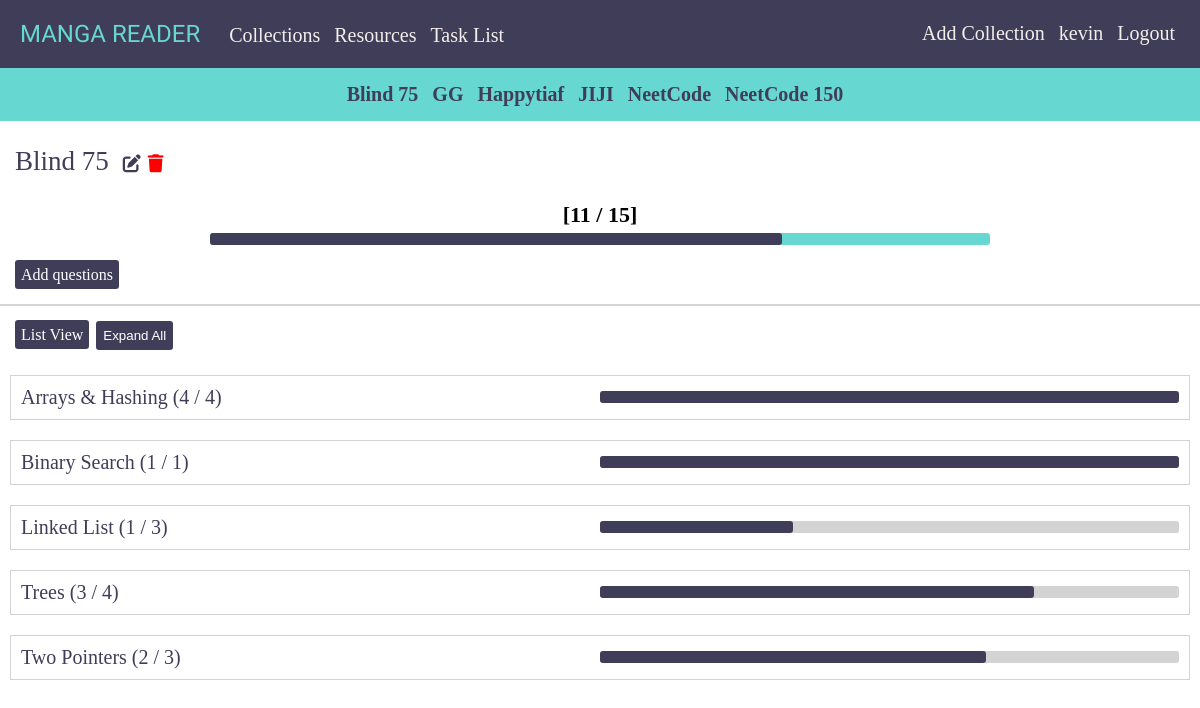
Screenshot of /collection-detail/44/ (signed in) with the database file from the repository.
### mangareader/models.py (models this page shows, shortened)
class Collection(models.Model):
    user = models.ForeignKey(User, on_delete=models.CASCADE, null=True, blank=True)
    name = models.CharField(max_length=200)
    questions = models.ManyToManyField(Question)
    custom = models.BooleanField(default=False)
    class Meta:
        ordering = ['name']
    def get_question_count(self):
        count = 0
        for question in self.questions.all():
            count += 1
        return count
    def get_question_completed(self):
        count = 0
        for question in self.questions.all():
            if question.complete == True:
                count += 1
        return count
    def initialize_topics(self):
        topics = []
        for question in self.questions.all():
            if question.topic not in topics:
                topics.append(question.topic)
        return topics
    def populate_topic(self, topic):
        topic_question_list = []
        for question in self.questions.all().order_by('difficulty_level'):
            if topic == question.topic:
                topic_question_list.append(question)
        return topic_question_list
    def get_topic_questions_complete(self, topic):
        count = 0
        for question in self.questions.all():
            if question.complete == True and question.topic == topic:
                count += 1
        return count
    def get_topic_questions_total(self, topic):
        count = 0
        for question in self.questions.all():
            if question.topic == topic:
                count += 1
        return count

class Question(models.Model):
    user = models.ForeignKey(User, on_delete=models.CASCADE, null=True, blank=True)
    name = models.CharField(max_length=200)
    topic = models.CharField(max_length=200)
    difficulty = models.CharField(max_length=100)
    difficulty_level = models.IntegerField()
    complete = models.BooleanField(default=False)
    link = models.URLField(max_length=200)
    class Meta:
        ordering = ['topic', 'difficulty_level', 'name']

### mangareader/views.py (the view, shortened to what this page needs)
# urls.py: path('collection-detail/<str:col>/', CollectionDetail.as_view(), name="collection-detail"),
class CollectionDetail(LoginRequiredMixin, ListView):
    model = Collection
    template_name = 'mangareader/collection_detail.html'
    context_object_name = 'Data'
    def get_context_data(self, **kwargs):
        context = super().get_context_data(**kwargs)
        context['collections'] = Collection.objects.all().filter(user=self.request.user)
        collection = Collection.objects.all().filter(user=self.request.user).get(id=self.kwargs['col'])
        setattr(collection, 'total', collection.get_question_count)
        setattr(collection, 'completed', collection.get_question_completed)
        topics = collection.initialize_topics()
        topics_data = {}
        for topic in topics:
            topics_data[topic] = {}
            topics_data[topic]['questions'] = collection.populate_topic(topic)
            topics_data[topic]['total'] = collection.get_topic_questions_total(topic)
            topics_data[topic]['complete'] = collection.get_topic_questions_complete(topic)
        setattr(collection, 'topics_data', topics_data)
        context['collection'] = collection
        return context

### mangareader/templates/mangareader/collection_detail.html (shortened to what this page needs)
{% extends 'mangareader/layout.html' %}
{% load static %}
{% block css-link %}
    <link rel="stylesheet" href="{% static 'collection-details.css' %}" type="text/css">
{% endblock %}
{% block body %}
    <div class="collections-tab">
        {% for collection in collections %}
            <a href="{% url 'collection-detail' collection.pk %}" class="collection-tab-item" id="collection-tab-item-{{collection.pk}}">{{collection.name}}</a>
        {% empty %}
            <h5>No Collections</h5>
        {% endfor %}
    </div>
    <div class="collection-name-container">
        <a href="#" class="collection-name" id="collection-name">{{collection.name}}</a>
        <i id="editBtn" class="fa-solid fa-pen-to-square edit-icon"></i>
        <i id="delBtn" class="fa-solid fa-trash del-icon"></i>
    </div>
    <div class="collection-progressbar-container">
        <h4 class="collection-progressbar-label">[<span id="completed-questions-collection-count">{{collection.completed}}</span> / {{collection.total}}]</h4>
        <progress id="collection-progressbar" class="collection-progressbar" value={{collection.completed}} max={{collection.total}}></progress>
    </div>
    <a href="{% url 'collection-update' collection.pk %}" class="add-questions-button">Add questions</a>
    <hr class="linebreak">
    <a href="{% url 'collection-detail-list' collection.pk 'difficulty_level' %}" class="list-view-btn">List View</a>
    <button id="collapse-btn" class="collapse-btn">Expand All</button>
    {% for topic, object in collection.topics_data.items %}
        <div class="topic-table-container">
            <div class="topic-metadata-container">
                <div class="topic-name">{{topic}} (<span id="completed-questions-topic-count-{{topic}}">{{object.complete}}</span> / {{object.total}})</div>
                <div class="topic-progressbar-container">
                    <progress id="{{topic}}-bar" class="topic-progressbar" value={{object.complete}} max={{object.total}}></progress>
                </div>
            </div>
        </div>
    {% endfor %}
{% endblock %}

### mangareader/templates/mangareader/layout.html (shortened to what this page needs)
{% load static %}
<!DOCTYPE html>
<html lang="en">
<head>
    {% block css-link %} {% endblock %}
    <link rel="stylesheet" href="{% static 'layout.css' %}" type="text/css">
    <link rel="stylesheet" href="https://cdnjs.cloudflare.com/ajax/libs/font-awesome/6.2.1/css/all.min.css" />
</head>
<body>
    <div class="navbar">
        <a href="{% url 'dashboard' %}" class="app-title">MANGA READER</a>
        {% if request.user.is_authenticated %}
            <a href="{% url 'dashboard' %}" class="collections-navlink">Collections</a>
            <a href="{% url 'resources' %}" class="resources-navlink">Resources</a>
            <a href="{% url 'tasklist' %}" class="tasklist-navlink">Task List</a>
        {% endif %}
        {% if request.user.is_authenticated %}
            <div class="navbar-inner">
                <a href="{% url 'collection-create' %}" class="add-collection-button">Add Collection</a>
                <span class="username">{{request.user}}</span>
                <a href="{% url 'logout' %}" class="logout-button">Logout</a>
            </div>
        {% else %}
            <a href="{% url 'login' %}" class="login-btn">Login</a>
        {% endif %}
    </div>
    {% block body %}
    {% endblock %}
</body>
</html>

### mangareader/static/collection-details.css (style rules this page uses)
.collection-name-container { margin: 25px 0 25px 15px; }
.collection-name { font-size: 27px; color: #403D58; text-decoration: none; }
hr.linebreak { margin-top: 20px; border: 0.1px solid lightgray; height: 0.1px; color: lightgray; }
.list-view-btn { text-decoration: none; background-color: #403D58; color: white; padding: 6px; margin: 15px 0 15px 15px; border-radius: 3px; }
.collapse-btn { margin: 15px 0 15px 3px; text-decoration: none; background-color: #403D58; color: white; padding: 7px; border-radius: 3px; border: none; cursor: pointer; }
.collection-progressbar-container { text-align: center; margin-bottom: 20px; }
.collection-progressbar-label { font-size: 22px; }
.collection-progressbar { width: 65%; height: 12px; border-radius: 10px; accent-color: #403D58; background-color: #66D7D1; }
.edit-icon { cursor: pointer; font-size: 18px; margin-left: 10px; color: #403D58; }
.del-icon { cursor: pointer; font-size: 18px; margin-left: 3px; color: red; }
.add-questions-button { margin: 15px 0 15px 15px; width: 100px; text-decoration: none; background-color: #403D58; color: white; padding: 6px; border-radius: 3px; text-align: center; }
.topic-metadata-container { padding: 10px; border: 0.5px solid lightgray; cursor: pointer; display: flex; }
.topic-name { font-size: 20px; color: #403D58; flex: 1; }
.topic-progressbar-container { color: #66D7D1; vertical-align: top; display: inline; text-align: center; flex: 1; }
.topic-progressbar { width: 100%; height: 12px; border-radius: 10px; accent-color: #403D58; background-color: lightgray; }
.topic-table-container { padding: 10px; }

### mangareader/static/layout.css (style rules this page uses)
* { margin: 0; }
.navbar { background-color: #403D58; color: #F2EFEA; padding: 20px; }
.app-title { font-size: 24px; color: #66D7D1; text-decoration: none; font-family: "Solway", sans-serif; }
.collections-navlink { font-size: 20px; margin-left: 25px; text-decoration: none; color: #F2EFEA; }
.resources-navlink { font-size: 20px; margin-left: 10px; text-decoration: none; color: #F2EFEA; }
.tasklist-navlink { font-size: 20px; margin-left: 10px; text-decoration: none; color: #F2EFEA; }
.username { margin-left: 5px; margin-right: 10px; font-size: 20px; }
.logout-button, .add-collection-button { font-size: 20px; text-decoration: none; color: #F2EFEA; margin-right: 5px; }
.navbar-inner { margin-top: 2px; float: right; }
.collections-tab { background-color: #66D7D1; text-align: center; padding: 15px; }
.collection-tab-item { color: #403D58; margin-right: 10px; font-size: 20px; font-weight: bold; text-decoration: none; }

### rows the page displays
Collection: name "Blind 75", completed "11", total "15"
Collection: name "GG"
Collection: name "Happytiaf"
Collection: name "JIJI"
Collection: name "NeetCode"
Collection: name "NeetCode 150"
Question: topics_data "Arrays & Hashing"
Question: topics_data "Binary Search"
Question: topics_data "Linked List"
Question: topics_data "Trees"
Question: topics_data "Two Pointers"

### other values shown
{{ request.user }} "kevin"
{{ object.complete }} "4" "1" "1" "3" "2"
{{ object.total }} "4" "1" "3" "4" "3"
